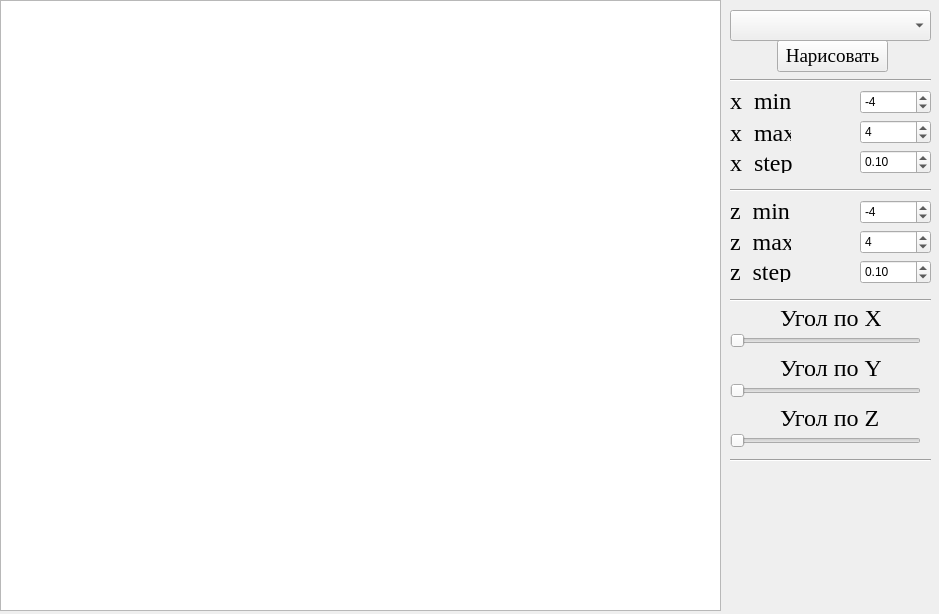
<?xml version="1.0" encoding="UTF-8"?>
<ui version="4.0">
 <class>MainWindow</class>
 <widget class="QMainWindow" name="MainWindow">
  <property name="geometry">
   <rect>
    <x>0</x>
    <y>0</y>
    <width>939</width>
    <height>614</height>
   </rect>
  </property>
  <property name="windowTitle">
   <string>MainWindow</string>
  </property>
  <widget class="QWidget" name="centralwidget">
   <widget class="QLabel" name="label_9">
    <property name="geometry">
     <rect>
      <x>730</x>
      <y>90</y>
      <width>61</width>
      <height>21</height>
     </rect>
    </property>
    <property name="font">
     <font>
      <family>Georgia</family>
      <pointsize>18</pointsize>
     </font>
    </property>
    <property name="text">
     <string>x_min</string>
    </property>
   </widget>
   <widget class="QSpinBox" name="x_max">
    <property name="geometry">
     <rect>
      <x>860</x>
      <y>120</y>
      <width>71</width>
      <height>24</height>
     </rect>
    </property>
    <property name="minimum">
     <number>-711</number>
    </property>
    <property name="maximum">
     <number>711</number>
    </property>
    <property name="value">
     <number>4</number>
    </property>
   </widget>
   <widget class="QLabel" name="label_10">
    <property name="geometry">
     <rect>
      <x>730</x>
      <y>231</y>
      <width>61</width>
      <height>21</height>
     </rect>
    </property>
    <property name="font">
     <font>
      <family>Georgia</family>
      <pointsize>18</pointsize>
     </font>
    </property>
    <property name="text">
     <string>z_max</string>
    </property>
   </widget>
   <widget class="QPushButton" name="draw">
    <property name="geometry">
     <rect>
      <x>777</x>
      <y>40</y>
      <width>111</width>
      <height>32</height>
     </rect>
    </property>
    <property name="font">
     <font>
      <family>Georgia</family>
      <pointsize>14</pointsize>
     </font>
    </property>
    <property name="text">
     <string>Нарисовать</string>
    </property>
   </widget>
   <widget class="QLabel" name="label_4">
    <property name="geometry">
     <rect>
      <x>730</x>
      <y>261</y>
      <width>71</width>
      <height>21</height>
     </rect>
    </property>
    <property name="font">
     <font>
      <family>Georgia</family>
      <pointsize>18</pointsize>
     </font>
    </property>
    <property name="text">
     <string>z_step</string>
    </property>
   </widget>
   <widget class="QLabel" name="label_3">
    <property name="geometry">
     <rect>
      <x>730</x>
      <y>152</y>
      <width>81</width>
      <height>21</height>
     </rect>
    </property>
    <property name="font">
     <font>
      <family>Georgia</family>
      <pointsize>18</pointsize>
     </font>
    </property>
    <property name="text">
     <string>x_step</string>
    </property>
   </widget>
   <widget class="QComboBox" name="funcs">
    <property name="geometry">
     <rect>
      <x>730</x>
      <y>10</y>
      <width>201</width>
      <height>31</height>
     </rect>
    </property>
   </widget>
   <widget class="QSpinBox" name="z_min">
    <property name="geometry">
     <rect>
      <x>860</x>
      <y>200</y>
      <width>71</width>
      <height>24</height>
     </rect>
    </property>
    <property name="minimum">
     <number>-601</number>
    </property>
    <property name="maximum">
     <number>601</number>
    </property>
    <property name="value">
     <number>-4</number>
    </property>
   </widget>
   <widget class="QSpinBox" name="z_max">
    <property name="geometry">
     <rect>
      <x>860</x>
      <y>230</y>
      <width>71</width>
      <height>24</height>
     </rect>
    </property>
    <property name="minimum">
     <number>-601</number>
    </property>
    <property name="maximum">
     <number>601</number>
    </property>
    <property name="value">
     <number>4</number>
    </property>
   </widget>
   <widget class="QLabel" name="label_7">
    <property name="geometry">
     <rect>
      <x>780</x>
      <y>410</y>
      <width>111</width>
      <height>16</height>
     </rect>
    </property>
    <property name="font">
     <font>
      <family>Georgia</family>
      <pointsize>18</pointsize>
     </font>
    </property>
    <property name="text">
     <string>Угол по Z</string>
    </property>
   </widget>
   <widget class="QLabel" name="label_8">
    <property name="geometry">
     <rect>
      <x>730</x>
      <y>122</y>
      <width>61</width>
      <height>21</height>
     </rect>
    </property>
    <property name="font">
     <font>
      <family>Georgia</family>
      <pointsize>18</pointsize>
     </font>
    </property>
    <property name="text">
     <string>x_max</string>
    </property>
   </widget>
   <widget class="QLabel" name="label_11">
    <property name="geometry">
     <rect>
      <x>730</x>
      <y>200</y>
      <width>61</width>
      <height>21</height>
     </rect>
    </property>
    <property name="font">
     <font>
      <family>Georgia</family>
      <pointsize>18</pointsize>
     </font>
    </property>
    <property name="text">
     <string>z_min</string>
    </property>
   </widget>
   <widget class="QLabel" name="label_6">
    <property name="geometry">
     <rect>
      <x>780</x>
      <y>360</y>
      <width>101</width>
      <height>16</height>
     </rect>
    </property>
    <property name="font">
     <font>
      <family>Georgia</family>
      <pointsize>18</pointsize>
     </font>
    </property>
    <property name="text">
     <string>Угол по Y</string>
    </property>
   </widget>
   <widget class="QDoubleSpinBox" name="dx">
    <property name="geometry">
     <rect>
      <x>860</x>
      <y>150</y>
      <width>71</width>
      <height>24</height>
     </rect>
    </property>
    <property name="singleStep">
     <double>0.100000000000000</double>
    </property>
    <property name="value">
     <double>0.100000000000000</double>
    </property>
   </widget>
   <widget class="Line" name="line">
    <property name="geometry">
     <rect>
      <x>730</x>
      <y>180</y>
      <width>201</width>
      <height>20</height>
     </rect>
    </property>
    <property name="orientation">
     <enum>Qt::Horizontal</enum>
    </property>
   </widget>
   <widget class="QGraphicsView" name="view">
    <property name="geometry">
     <rect>
      <x>0</x>
      <y>0</y>
      <width>721</width>
      <height>611</height>
     </rect>
    </property>
    <property name="layoutDirection">
     <enum>Qt::LeftToRight</enum>
    </property>
   </widget>
   <widget class="QDoubleSpinBox" name="dz">
    <property name="geometry">
     <rect>
      <x>860</x>
      <y>260</y>
      <width>71</width>
      <height>24</height>
     </rect>
    </property>
    <property name="singleStep">
     <double>0.100000000000000</double>
    </property>
    <property name="value">
     <double>0.100000000000000</double>
    </property>
   </widget>
   <widget class="QSpinBox" name="x_min">
    <property name="geometry">
     <rect>
      <x>860</x>
      <y>90</y>
      <width>71</width>
      <height>24</height>
     </rect>
    </property>
    <property name="minimum">
     <number>-711</number>
    </property>
    <property name="maximum">
     <number>711</number>
    </property>
    <property name="value">
     <number>-4</number>
    </property>
   </widget>
   <widget class="QLabel" name="label_5">
    <property name="geometry">
     <rect>
      <x>780</x>
      <y>310</y>
      <width>101</width>
      <height>16</height>
     </rect>
    </property>
    <property name="font">
     <font>
      <family>Georgia</family>
      <pointsize>18</pointsize>
     </font>
    </property>
    <property name="text">
     <string>Угол по X</string>
    </property>
   </widget>
   <widget class="QSlider" name="slider_x">
    <property name="enabled">
     <bool>false</bool>
    </property>
    <property name="geometry">
     <rect>
      <x>730</x>
      <y>330</y>
      <width>191</width>
      <height>22</height>
     </rect>
    </property>
    <property name="maximum">
     <number>360</number>
    </property>
    <property name="orientation">
     <enum>Qt::Horizontal</enum>
    </property>
   </widget>
   <widget class="QSlider" name="slider_y">
    <property name="enabled">
     <bool>false</bool>
    </property>
    <property name="geometry">
     <rect>
      <x>730</x>
      <y>380</y>
      <width>191</width>
      <height>22</height>
     </rect>
    </property>
    <property name="maximum">
     <number>360</number>
    </property>
    <property name="orientation">
     <enum>Qt::Horizontal</enum>
    </property>
   </widget>
   <widget class="QSlider" name="slider_z">
    <property name="enabled">
     <bool>false</bool>
    </property>
    <property name="geometry">
     <rect>
      <x>730</x>
      <y>430</y>
      <width>191</width>
      <height>22</height>
     </rect>
    </property>
    <property name="maximum">
     <number>360</number>
    </property>
    <property name="orientation">
     <enum>Qt::Horizontal</enum>
    </property>
   </widget>
   <widget class="Line" name="line_2">
    <property name="geometry">
     <rect>
      <x>730</x>
      <y>70</y>
      <width>201</width>
      <height>20</height>
     </rect>
    </property>
    <property name="orientation">
     <enum>Qt::Horizontal</enum>
    </property>
   </widget>
   <widget class="Line" name="line_3">
    <property name="geometry">
     <rect>
      <x>730</x>
      <y>290</y>
      <width>201</width>
      <height>20</height>
     </rect>
    </property>
    <property name="orientation">
     <enum>Qt::Horizontal</enum>
    </property>
   </widget>
   <widget class="Line" name="line_4">
    <property name="geometry">
     <rect>
      <x>730</x>
      <y>450</y>
      <width>201</width>
      <height>20</height>
     </rect>
    </property>
    <property name="orientation">
     <enum>Qt::Horizontal</enum>
    </property>
   </widget>
  </widget>
 </widget>
 <resources/>
 <connections/>
</ui>
